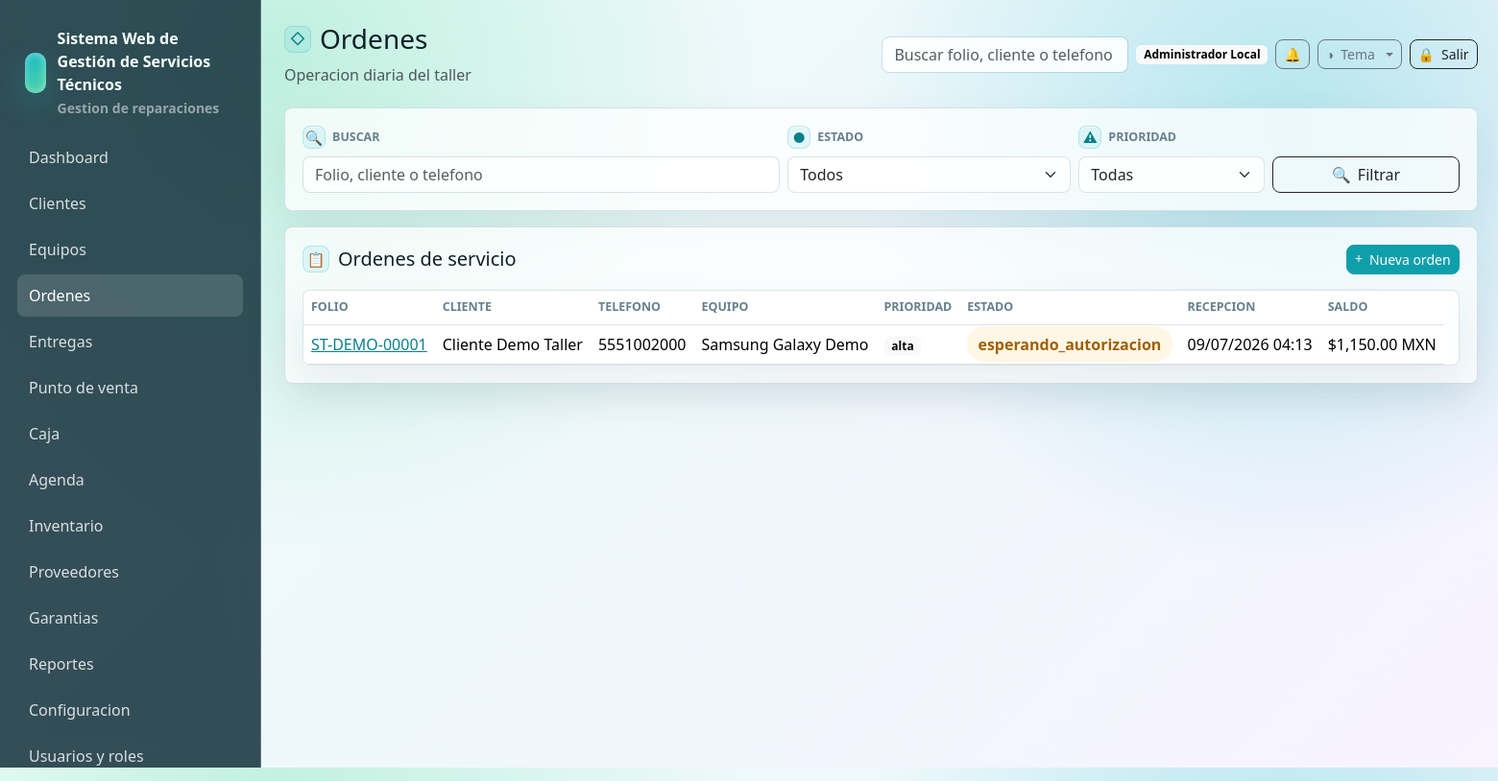
Page /ordenes (signed in) on the committed database.
### tables this page shows
CREATE TABLE users (
    id INT UNSIGNED AUTO_INCREMENT PRIMARY KEY,
    name VARCHAR(160) NOT NULL,
    email VARCHAR(190) NOT NULL UNIQUE,
    password VARCHAR(255) NOT NULL,
    phone VARCHAR(40) NULL,
    status ENUM('activo','inactivo','bloqueado') NOT NULL DEFAULT 'activo',
    last_login_at DATETIME NULL,
    created_at DATETIME NOT NULL DEFAULT CURRENT_TIMESTAMP,
    updated_at DATETIME NULL ON UPDATE CURRENT_TIMESTAMP,
    deleted_at DATETIME NULL
);

CREATE TABLE ordenes_servicio (
    id INT UNSIGNED AUTO_INCREMENT PRIMARY KEY,
    folio VARCHAR(60) NOT NULL UNIQUE,
    cliente_id INT UNSIGNED NOT NULL,
    equipo_id INT UNSIGNED NOT NULL,
    tecnico_id INT UNSIGNED NULL,
    recibido_por INT UNSIGNED NOT NULL,
    tipo_servicio VARCHAR(120) NOT NULL,
    falla_reportada TEXT NOT NULL,
    diagnostico_inicial TEXT NULL,
    prioridad ENUM('baja','normal','alta','urgente') NOT NULL DEFAULT 'normal',
    estado ENUM('recibida','en_revision','diagnosticada','esperando_autorizacion','autorizada','rechazada','en_reparacion','esperando_refaccion','reparada','no_reparable','lista_para_entrega','entregada','cancelada','garantia') NOT NULL DEFAULT 'recibida',
    fecha_recepcion DATETIME NOT NULL DEFAULT CURRENT_TIMESTAMP,
    fecha_estimada_entrega DATETIME NULL,
    fecha_real_entrega DATETIME NULL,
    costo_estimado DECIMAL(12,2) NOT NULL DEFAULT 0,
    costo_final DECIMAL(12,2) NOT NULL DEFAULT 0,
    anticipo DECIMAL(12,2) NOT NULL DEFAULT 0,
    saldo_pendiente DECIMAL(12,2) NOT NULL DEFAULT 0,
    garantia_ofrecida VARCHAR(160) NULL,
    observaciones_internas TEXT NULL,
    observaciones_cliente TEXT NULL,
    codigo_entrega VARCHAR(80) NULL UNIQUE,
    ubicacion_actual VARCHAR(120) NOT NULL DEFAULT 'Recepcion',
    token_publico VARCHAR(120) NOT NULL,
    firma_recepcion TEXT NULL,
    firma_entrega TEXT NULL,
    created_at DATETIME NOT NULL DEFAULT CURRENT_TIMESTAMP,
    updated_at DATETIME NULL ON UPDATE CURRENT_TIMESTAMP,
    deleted_at DATETIME NULL,
    CONSTRAINT fk_orden_cliente FOREIGN KEY (cliente_id) REFERENCES clientes(id),
    CONSTRAINT fk_orden_equipo FOREIGN KEY (equipo_id) REFERENCES equipos(id),
    CONSTRAINT fk_orden_tecnico FOREIGN KEY (tecnico_id) REFERENCES users(id) ON DELETE SET NULL,
    CONSTRAINT fk_orden_recibido FOREIGN KEY (recibido_por) REFERENCES users(id),
    INDEX idx_orden_folio (folio),
    INDEX idx_orden_cliente (cliente_id),
    INDEX idx_orden_equipo (equipo_id),
    INDEX idx_orden_estado (estado),
    INDEX idx_orden_codigo_entrega (codigo_entrega),
    INDEX idx_orden_tecnico (tecnico_id),
    INDEX idx_orden_fecha (fecha_recepcion)
);

CREATE TABLE clientes (
    id INT UNSIGNED AUTO_INCREMENT PRIMARY KEY,
    nombre_completo VARCHAR(190) NOT NULL,
    telefono VARCHAR(40) NOT NULL,
    whatsapp VARCHAR(40) NULL,
    email VARCHAR(190) NULL,
    domicilio VARCHAR(255) NULL,
    ciudad VARCHAR(120) NULL,
    estado VARCHAR(120) NULL,
    codigo_postal VARCHAR(20) NULL,
    rfc VARCHAR(20) NULL,
    notas_internas TEXT NULL,
    estatus ENUM('activo','inactivo') NOT NULL DEFAULT 'activo',
    created_at DATETIME NOT NULL DEFAULT CURRENT_TIMESTAMP,
    updated_at DATETIME NULL ON UPDATE CURRENT_TIMESTAMP,
    deleted_at DATETIME NULL,
    INDEX idx_clientes_nombre (nombre_completo),
    INDEX idx_clientes_telefono (telefono),
    INDEX idx_clientes_email (email)
);

CREATE TABLE equipos (
    id INT UNSIGNED AUTO_INCREMENT PRIMARY KEY,
    cliente_id INT UNSIGNED NOT NULL,
    tipo ENUM('celular','laptop','pc','consola','impresora','electrodomestico','herramienta','moto','otro') NOT NULL DEFAULT 'otro',
    marca_id INT UNSIGNED NULL,
    modelo_id INT UNSIGNED NULL,
    marca VARCHAR(120) NULL,
    modelo VARCHAR(120) NULL,
    numero_serie VARCHAR(120) NULL,
    imei VARCHAR(80) NULL,
    color VARCHAR(80) NULL,
    password_equipo VARCHAR(120) NULL,
    accesorios_recibidos TEXT NULL,
    estado_fisico TEXT NULL,
    observaciones TEXT NULL,
    created_at DATETIME NOT NULL DEFAULT CURRENT_TIMESTAMP,
    updated_at DATETIME NULL ON UPDATE CURRENT_TIMESTAMP,
    deleted_at DATETIME NULL,
    CONSTRAINT fk_equipos_cliente FOREIGN KEY (cliente_id) REFERENCES clientes(id),
    CONSTRAINT fk_equipos_marca FOREIGN KEY (marca_id) REFERENCES equipo_marcas(id) ON DELETE SET NULL,
    CONSTRAINT fk_equipos_modelo FOREIGN KEY (modelo_id) REFERENCES equipo_modelos(id) ON DELETE SET NULL,
    INDEX idx_equipos_cliente (cliente_id),
    INDEX idx_equipos_marca (marca_id),
    INDEX idx_equipos_modelo (modelo_id),
    INDEX idx_equipos_tipo (tipo),
    INDEX idx_equipos_serie (numero_serie),
    INDEX idx_equipos_imei (imei)
);

### resources/views/ordenes/index.php (the view, shortened to what the rows shown need)
<div class="glass-card mb-3">
    <form class="row g-2 align-items-end">
        <div class="col-md-5">
            <label class="form-label" data-icon="&#128269;">Buscar</label>
            <input class="form-control" name="q" value="<?= e($_GET['q'] ?? '') ?>" placeholder="Folio, cliente o telefono" data-table-search-source>
        </div>
        <div class="col-md-3">
            <label class="form-label" data-icon="&#9679;">Estado</label>
            <select class="form-select" name="estado">
                <option value="">Todos</option>
            </select>
        </div>
        <div class="col-md-2">
            <label class="form-label" data-icon="&#9888;">Prioridad</label>
            <select class="form-select" name="prioridad">
                <option value="">Todas</option>
            </select>
        </div>
        <div class="col-md-2 d-grid">
            <button class="btn btn-outline-dark" data-icon="&#128269;">Filtrar</button>
        </div>
    </form>
</div>
<div class="glass-card">
    <div class="d-flex justify-content-between align-items-center mb-3">
        <h2 class="h5 mb-0" data-icon="&#128203;">Ordenes de servicio</h2>
        <a class="btn btn-primary btn-sm" data-icon="&#43;" href="<?= e(url('/ordenes/create')) ?>">Nueva orden</a>
    </div>
    <div class="table-wrap">
        <table class="table align-middle">
            <thead><tr><th>Folio</th><th>Cliente</th><th>Telefono</th><th>Equipo</th><th>Prioridad</th><th>Estado</th><th>Recepcion</th><th>Saldo</th></tr></thead>
            <tbody>
            <?php foreach ($ordenes as $orden): ?>
                <tr>
                    <td><a href="<?= e(url('/ordenes/' . $orden['id'])) ?>"><?= e($orden['folio']) ?></a></td>
                    <td><?= e($orden['cliente_nombre']) ?></td>
                    <td><?= e($orden['cliente_telefono']) ?></td>
                    <td><?= e(trim($orden['equipo_marca'] . ' ' . $orden['equipo_modelo']) ?: $orden['equipo_tipo']) ?></td>
                    <td><span class="badge text-bg-light"><?= e($orden['prioridad']) ?></span></td>
                    <td><span class="badge-state status-<?= e($orden['estado']) ?>"><?= e($orden['estado']) ?></span></td>
                    <td><?= e(fechaHumana($orden['fecha_recepcion'])) ?></td>
                    <td><?= e(formatearMoneda((float) $orden['saldo_pendiente'])) ?></td>
                </tr>
            <?php endforeach; ?>
            </tbody>
        </table>
    </div>
</div>

### app/Core/Router.php (shortened to what the rows shown need)
<?php
final class Router
{
    private array $routes = [];
    private function add(string $method, string $path, callable|array $handler): void
    {
        $pattern = preg_replace('#\{([a-zA-Z_][a-zA-Z0-9_]*)\}#', '(?P<$1>[^/]+)', $path);
        $this->routes[] = [
            'method' => $method,
            'path' => $path,
            'pattern' => '#^' . $pattern . '$#',
            'handler' => $handler,
        ];
    }
    public function dispatch(Request $request): void
    {
        foreach ($this->routes as $route) {
            if ($route['method'] !== $request->method()) {
                continue;
            }
            if (preg_match($route['pattern'], $request->path(), $matches)) {
                $params = array_filter($matches, 'is_string', ARRAY_FILTER_USE_KEY);
                $handler = $route['handler'];
                if (is_array($handler)) {
                    [$class, $method] = $handler;
                    $controller = new $class();
                    $controller->{$method}($request, ...array_values($params));
                    return;
                }
                return;
            }
        }
    }
}

### resources/views/layouts/app.php (shortened to what the rows shown need)
<?php
$user = Auth::user();
$appConfig = require BASE_PATH . '/config/app.php';
$systemName = (string) ($appConfig['name'] ?? 'Servicio Tecnico');
$businessLogo = '';
try {
    $cfg = new ConfiguracionService();
    $systemName = trim((string) $cfg->get('sistema.nombre', $systemName)) ?: $systemName;
    $businessLogo = config_asset_src((string) $cfg->get('negocio.logo_url', ''));
} catch (Throwable) {
    $businessLogo = '';
}
?>
<!doctype html>
<html lang="es">
<head>
    <link href="https://cdn.jsdelivr.net/npm/bootstrap@5.3.3/dist/css/bootstrap.min.css" rel="stylesheet">
    <link href="<?= e(asset('css/app.css') . '?v=20260708-pos-modal-theme') ?>" rel="stylesheet">
    <link href="<?= e(asset('css/themes/crystal.css') . '?v=20260708-pos-modal-theme') ?>" rel="stylesheet">
    <link href="<?= e(asset('css/themes/dark.css') . '?v=20260708-pos-modal-theme') ?>" rel="stylesheet">
    <link href="<?= e(asset('css/themes/live.css') . '?v=20260708-pos-modal-theme') ?>" rel="stylesheet">
    <link href="<?= e(asset('css/themes/blueprint.css') . '?v=20260708-pos-modal-theme') ?>" rel="stylesheet">
</head>
<body>
<div class="app-shell">
    <aside class="sidebar" id="app-sidebar">
        <div class="brand">
            <?php if ($businessLogo !== ''): ?>
                <img class="brand-logo" src="<?= e($businessLogo) ?>" alt="<?= e($systemName) ?>">
            <?php else: ?>
                <div class="brand-mark"></div>
            <?php endif; ?>
            <div>
                <div><?= e($systemName) ?></div>
                <small class="text-white-50">Gestion de reparaciones</small>
            </div>
        </div>
        <nav class="nav flex-column">
            <?php foreach ([
                ['Dashboard', '/', 'dashboard'],
                ['Clientes', '/clientes', 'clientes'],
                ['Equipos', '/equipos', 'equipos'],
                ['Ordenes', '/ordenes', 'ordenes'],
                ['Entregas', '/entregas', 'ordenes'],
                ['Punto de venta', '/punto-venta', 'punto_venta'],
                ['Caja', '/caja', 'caja'],
                ['Agenda', '/agenda', 'agenda'],
                ['Inventario', '/inventario', 'inventario'],
                ['Proveedores', '/proveedores', 'proveedores'],
                ['Garantias', '/garantias', 'garantias'],
                ['Reportes', '/reportes', 'reportes'],
                ['Configuracion', '/configuracion', 'configuracion'],
                ['Usuarios y roles', '/usuarios', 'usuarios'],
            ] as [$label, $href, $module]): ?>
                <?php if (Auth::can($module, 'ver')): ?>
                    <a class="nav-link <?= e(is_active($href)) ?>" href="<?= e(url($href)) ?>"><?= e($label) ?></a>
                <?php endif; ?>
            <?php endforeach; ?>
        </nav>
    </aside>
    <main class="main">
        <header class="topbar">
            <div class="topbar-title">
                <h1 class="h3 mb-1" data-icon="&#9671;"><?= e($title ?? '') ?></h1>
                <div class="text-muted">Operacion diaria del taller</div>
            </div>
            <div class="d-flex align-items-center gap-2 topbar-actions">
                <form class="d-none d-md-block" action="<?= e(url('/ordenes')) ?>">
                    <input class="form-control" name="q" placeholder="Buscar folio, cliente o telefono">
                </form>
                <span class="badge text-bg-light topbar-user"><?= e($user['name'] ?? 'Usuario') ?></span>
                <div class="dropdown">
                    <button class="btn btn-outline-secondary btn-sm notif-bell" type="button" data-bs-toggle="dropdown" aria-expanded="false" aria-label="Notificaciones">
                        &#128276;
                    </button>
                </div>
                <div class="dropdown theme-switcher">
                    <button class="btn btn-outline-secondary btn-sm dropdown-toggle" type="button" data-bs-toggle="dropdown" aria-expanded="false" aria-label="Tema" data-icon="&#9681;"><span class="btn-label">Tema</span></button>
                </div>
                <form method="post" action="<?= e(url('/logout')) ?>">
                    <button class="btn btn-outline-dark btn-sm" aria-label="Salir" data-icon="&#128274;"><span class="btn-label">Salir</span></button>
                </form>
            </div>
        </header>
        <?= $content ?>
    </main>
</div>
</body>
</html>

### rows in the picture
users: name "Administrador Local"
ordenes_servicio: folio "ST-DEMO-00001", cliente.nombre_completo "Cliente Demo Taller", cliente.telefono "5551002000", equipo.modelo "Samsung Galaxy Demo", prioridad "alta", estado "esperando_autorizacion", fecha_recepcion "09/07/2026 04:13", saldo_pendiente "$1,150.00 MXN"

### other values in the picture
$systemName "Sistema Web de Gestión de Servicios Técnicos"
$label "Dashboard"
$label "Clientes"
$label "Equipos"
$label "Ordenes"
$label "Entregas"
$label "Punto de venta"
$label "Caja"
$label "Agenda"
$label "Inventario"
$label "Proveedores"
$label "Garantias"
$label "Reportes"
$label "Configuracion"
$label "Usuarios y roles"
